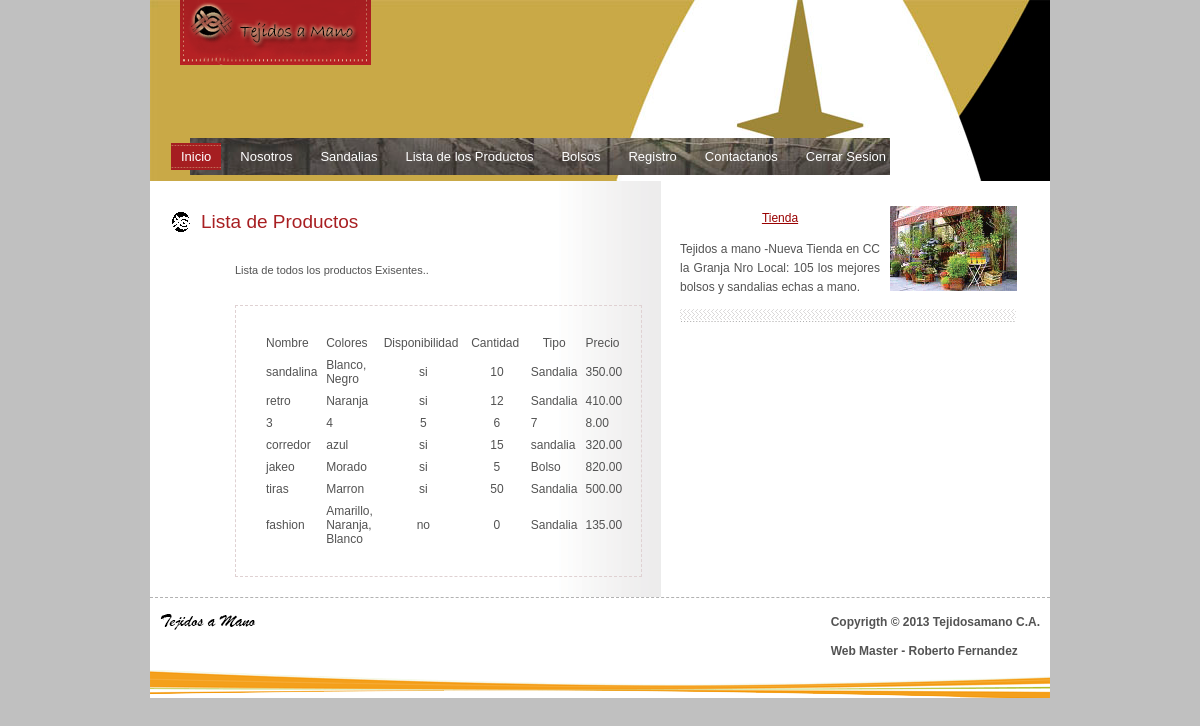
/produtos.php, run on the app's committed database.
### tables this page shows
CREATE TABLE IF NOT EXISTS `productos` (
  `id` varchar(6) NOT NULL,
  `nombre` varchar(15) DEFAULT NULL,
  `colores` varchar(50) DEFAULT NULL,
  `disponibilidad` varchar(10) DEFAULT NULL,
  `cantidad` decimal(8,0) DEFAULT NULL,
  `tipo` varchar(10) DEFAULT NULL,
  `precio` double(6,2) DEFAULT NULL,
  PRIMARY KEY (`id`)
);

### produtos.php (the view, shortened to what this page needs)
<!DOCTYPE html PUBLIC "-//W3C//DTD XHTML 1.0 Transitional//EN" "http://www.w3.org/TR/xhtml1/DTD/xhtml1-transitional.dtd">
<html xmlns="http://www.w3.org/1999/xhtml">
<head>
<link rel="stylesheet" type="text/css" href="style.css" />
</head>
<body>
<div id="wrap">
       <div class="header">
       		<div class="logo"><a href="index.html"><img src="images/logo.gif" alt="" title="" border="0" /></a></div>
        <div id="menu">
            <ul>
            <li class="selected"><a href="index.php">Inicio</a></li>
            <li><a href="nosotros.php">Nosotros</a></li>
            <li><a href="sandalias.php">Sandalias</a></li>
            <li><a href="produtos.php">Lista de los Productos</a></li>
            <li><a href="bolsos.php">Bolsos</a></li>
            <li><a href="registro.php">Registro</a></li>
            <li><a href="contactos.php">Contactanos</a></li>
            <li><a href="salir.php">Cerrar Sesion</a></li>
            </ul>
        </div>
       </div>
       <div class="center_content">
       	<div class="left_content">
            <div class="title"><span class="title_icon"><img src="images/bullet1.gif" alt="" title="" /></span>Lista de Productos</div>
            <div class="feat_prod_box_details">
            <p class="details">
             Lista de todos los productos Exisentes..</p>
                    <?php
$result=mysql_query("select * from productos");
?>
              	<div class="contact_form">
              	  <table width="371" border="0">
              	    <tr>
              	      <td width="53">Nombre</td>
              	      <td width="52">Colores</td>
              	      <td width="84">Disponibilidad</td>
              	      <td width="55">Cantidad</td>
              	      <td width="41"><center>Tipo</center></td>
              	      <td width="46">Precio</td>
           	        </tr>
                    <?php
while ($row=mysql_fetch_array($result))
{
echo '<tr><td>'.$row["nombre"].'</td>';
echo '<td>'.$row["colores"].'</td>';
echo '<td><center>'.$row["disponibilidad"].'</center></td>';
echo '<td><center>'.$row["cantidad"].'</center></td>';
echo '<td>'.$row["tipo"].'</td>';
echo '<td>'.$row["precio"].'</td>';
}
?>
            </table>
              	</div>
          </div>
        </div>
        <div class="right_content">
          <div class="about">
            <p> <a href="nosotros.php"><img src="images/about.gif" alt="" title="" class="right" /></a>
              <center>
                <a href="nosotros.php">Tienda</a>
              </center>
            </p>
            <p>Tejidos a mano -Nueva Tienda en CC la Granja Nro Local: 105 los mejores bolsos y sandalias echas a mano.</p>
          </div>
        </div>
       </div>
       <div class="footer">
       	<div class="left_footer"><img src="images/footer_logo.gif" alt="" title="" /><br />
       	</div>
        <div class="right_footer">
          <p><strong>Copyrigth &copy; 2013 Tejidosamano C.A.</strong></p>
          <p><strong>Web Master - </strong><strong>Roberto Fernandez</strong></p>
        </div>
       </div>
</div>
</body>
</html>

### style.css (style rules this page uses)
body { background-color: #c0c0c0; font-family: Arial, Helvetica, sans-serif; padding: 0; font-size: 12px; margin: 0px auto auto auto; color: #535353; }
a { color:#990000; }
p { padding:5px 0 5px 0; margin:0px; text-align:justify; line-height:19px; }
p.details { padding:5px 15px 5px 15px; font-size:11px; }
#wrap { width:900px; height: auto; margin:auto; background-color:#FFFFFF; }
.header { width:900px; height:181px; background:url(images/header.jpg) no-repeat center; }
.logo { padding:0 0 0 30px; }
#menu { width:768px; height:37px; margin:72px 0 0 6px; background:url(images/menu_bg.jpg) no-repeat center; }
#menu ul { display:block; list-style:none; padding:5px 0 0 10px; margin:0px; }
#menu ul li { display:inline; padding:0px; margin:0px; height:27px; }
#menu ul li a { height:27px; display:block; padding:0px 10px 0 10px; margin:0 4px 0 4px; _margin:0 2px 0 2px; float:left; text-decoration:none; text-align:center; color:#fff; font-size:13px; line-height:27px; }
#menu ul li.selected a { height:27px; display:block; padding:0px 10px 0 10px; margin:0 5px 0 5px; float:left; text-decoration:none; text-align:center; color:#fff; font-size:13px; line-height:27px; background:url(images/menu_bt_bg.gif) repeat-x center; }
.center_content { width:900px; padding:0px 0 0 0; background:url(images/center_bg.gif) repeat-y center; }
.left_content { width: 490px; float: left; padding: 20px 0 20px 20px; }
.right_content { width: 370px; float: right; padding: 20px 0 20px 20px; }
.title { color:#a81f22; padding:0px; float:left; font-size:19px; margin:10px 0 10px 0; }
span.title_icon { float:left; padding:0 5px 0 0; }
.about { width:337px; clear:both; background:url(images/border.gif) no-repeat bottom center; padding:0 0 20px 0; }
img.right { float:right; padding:0 0 0 10px; }
.feat_prod_box_details { margin: 0 20px 10px 0; clear: both; padding-bottom: 10px; padding-left: 50px; padding-right: 0; padding-top: 10px; }
.contact_form { width: 355px; padding: 25px; margin: 20px 0 0 15px; _margin: 20px 0 0 5px; border: 1px #DFD1D2 dashed; position: relative; float: left; }
td { padding:3px; }
.footer { height:100px; border-top:1px #b2b2b2 dashed; background:url(images/footer_bg.gif) no-repeat bottom; }
.left_footer { float:left; padding:10px 0 0 10px; }
.right_footer { float:right; padding:10px 10px 0 0; }

### data on the page
productos: nombre "sandalina", colores "Blanco, Negro", disponibilidad "si", cantidad "10", tipo "Sandalia", precio "350.00"
productos: nombre "retro", colores "Naranja", disponibilidad "si", cantidad "12", tipo "Sandalia", precio "410.00"
productos: nombre "3", colores "4", disponibilidad "5", cantidad "6", tipo "7", precio "8.00"
productos: nombre "corredor", colores "azul", disponibilidad "si", cantidad "15", tipo "sandalia", precio "320.00"
productos: nombre "jakeo", colores "Morado", disponibilidad "si", cantidad "5", tipo "Bolso", precio "820.00"
productos: nombre "tiras", colores "Marron", disponibilidad "si", cantidad "50", tipo "Sandalia", precio "500.00"
productos: nombre "fashion", colores "Amarillo, Naranja, Blanco", disponibilidad "no", cantidad "0", tipo "Sandalia", precio "135.00"
